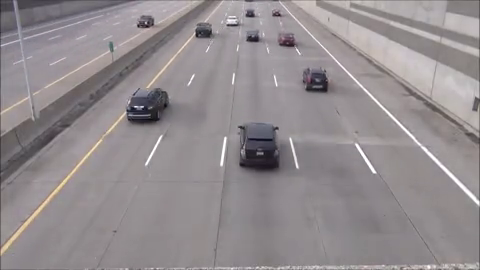
#> input picture frame 98 of car_detection/cars2.mp4, 480 x 270 px
$ python car_detect.py
#> lines starting #> are read from the running program, lines starting #| are printed output that depends on the picture; after the words box and inside, x2 and y2 are one past the last pixel; in counts of white or black regions, pixels touching at a corner belong together
import cv2
import numpy as np

cap = cv2.VideoCapture('cars2.mp4')
car_cascade = cv2.CascadeClassifier('cars.xml')
ncars=0
nframe=0

fb = open('/home/pi/car_detection/data.txt', 'a+')
while True:
	ret, frame = cap.read()
#> frame is the input picture: shape (270, 480, 3); mean B, G, R 143.1, 140.4, 146.8
	gray = cv2.cvtColor(frame, cv2.COLOR_BGR2GRAY)

	cv2.line(frame, (0,60),(439,60),(255,0,0),1)
	cv2.line(frame, (0,63),(439,65),(0,0,255),1)
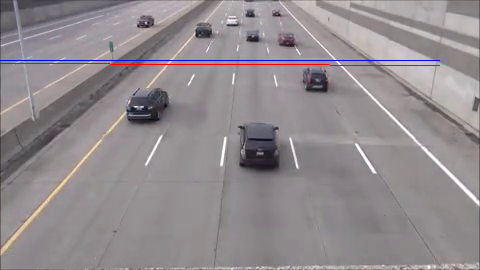
#> frame: shape (270, 480, 3); mean B, G, R 142.9, 139.4, 146.5

	cars=car_cascade.detectMultiScale(gray, 1.1,3)
#> cars = [[184, 13, 36, 36], [297, 62, 43, 43], [108, 77, 66, 66], [266, 31, 91, 91]]
	for (x,y,w,h) in cars:
		cv2.rectangle(frame,(x,y),(x+w, y+h), (0,255,0),1)
		if (y+h)<=75 and (y+h)>=70:
			ncars=ncars+1
#> this loop made 4 passes
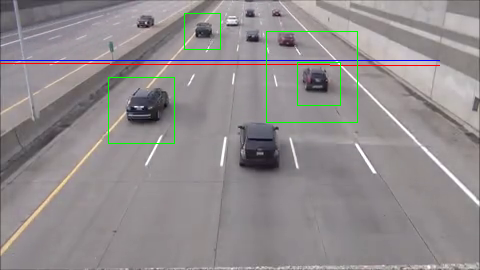
#> frame: shape (270, 480, 3); 0.73% of pixels changed, all inside (x1, y1, x2, y2) = (108, 13, 358, 144)
#> after the loop, ncars = 0
	cv2.imshow('video',frame)

	nframe+=1
	print(ncars,nframe)
#| 0 1
	fb.write(str(ncars))
	fb.write(" , ")
	fb.write(str(nframe))
	fb.write('\n')
	if cv2.waitKey(25) & 0xFF == ord('q'):
#> (key q is pressed here)
		break

fb.close()

cap.release()

cv2.destroyAllWindows()

$ run again, starting later in the video
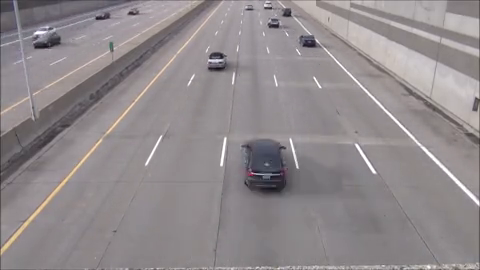
#> input picture frame 442 of car_detection/cars2.mp4, 480 x 270 px
#> frame is the input picture: shape (270, 480, 3); mean B, G, R 140.8, 138.3, 144.8
#> `cv2.line(frame, (0,63),(439,65),(0,0,255),1)`:
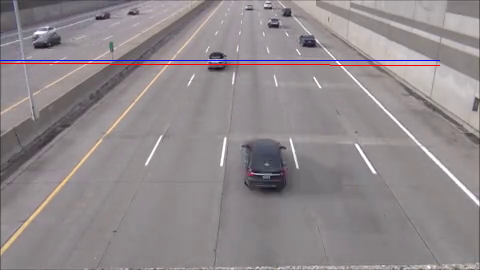
#> frame: shape (270, 480, 3); mean B, G, R 140.6, 137.3, 144.6
#> cars = [[89, 2, 24, 24], [22, 11, 53, 53]]
#> the loop `for (x,y,w,h) in cars:` made 2 passes
#> after the loop `for (x,y,w,h) in cars:`:
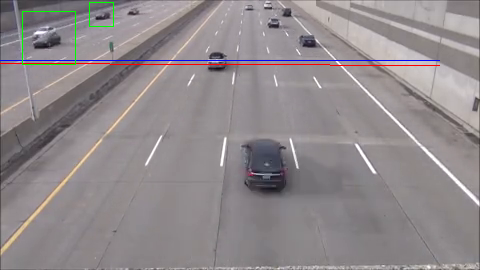
#> frame: shape (270, 480, 3); 0.24% of pixels changed, all inside (x1, y1, x2, y2) = (22, 2, 114, 65)
#> after the loop `for (x,y,w,h) in cars:`: ncars = 0
#| 0 1

$ run again, starting later in the video
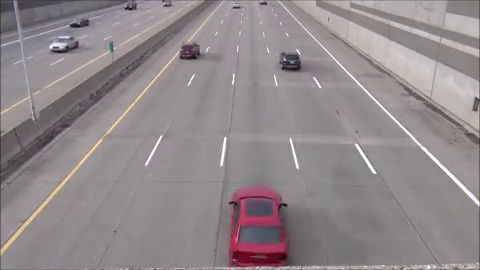
#> input picture frame 787 of car_detection/cars2.mp4, 480 x 270 px
#> frame is the input picture: shape (270, 480, 3); mean B, G, R 140.2, 137.1, 145.6
#> `cv2.line(frame, (0,63),(439,65),(0,0,255),1)`:
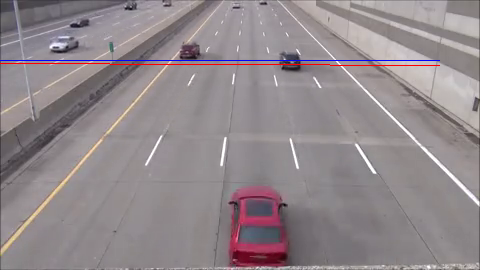
#> frame: shape (270, 480, 3); mean B, G, R 140.1, 136.1, 145.5
#> cars = [[165, 29, 43, 43], [262, 34, 52, 52]]
#> the loop `for (x,y,w,h) in cars:` made 2 passes
#> (x, y, w, h, ncars) on pass 1: (165, 29, 43, 43, 1)
#> after the loop `for (x,y,w,h) in cars:`:
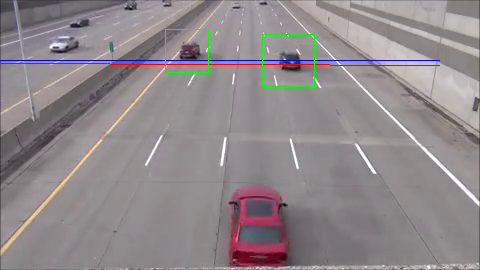
#> frame: shape (270, 480, 3); 0.29% of pixels changed, all inside (x1, y1, x2, y2) = (165, 29, 315, 87)
#> after the loop `for (x,y,w,h) in cars:`: ncars = 1
#| 1 1
